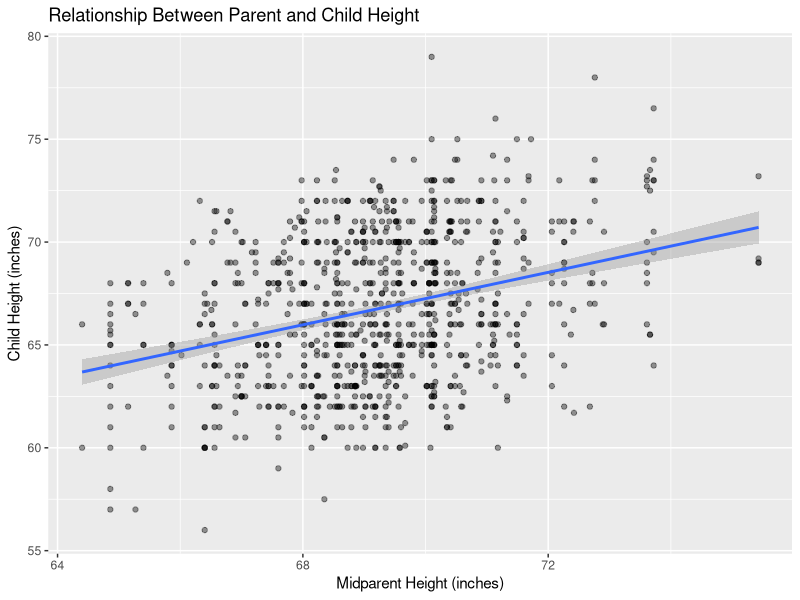

Write R code to recreate this figure.
## ---- chunk 1
library(tidyverse)

# Load data
galton_heights <- read_csv("data/processed/galton_clean.csv")

# Scatterplot with regression line
ggplot(galton_heights, aes(x = midparent_height, y = child_height)) +
  geom_point(alpha = 0.4) +
  geom_smooth(method = "lm", se = TRUE) +
  labs(
    x = "Midparent Height (inches)",
    y = "Child Height (inches)",
    title = "Relationship Between Parent and Child Height")

# Fit linear regression model
model <- lm(child_height ~ midparent_height, data = galton_heights)

# Model summary
summary(model)
